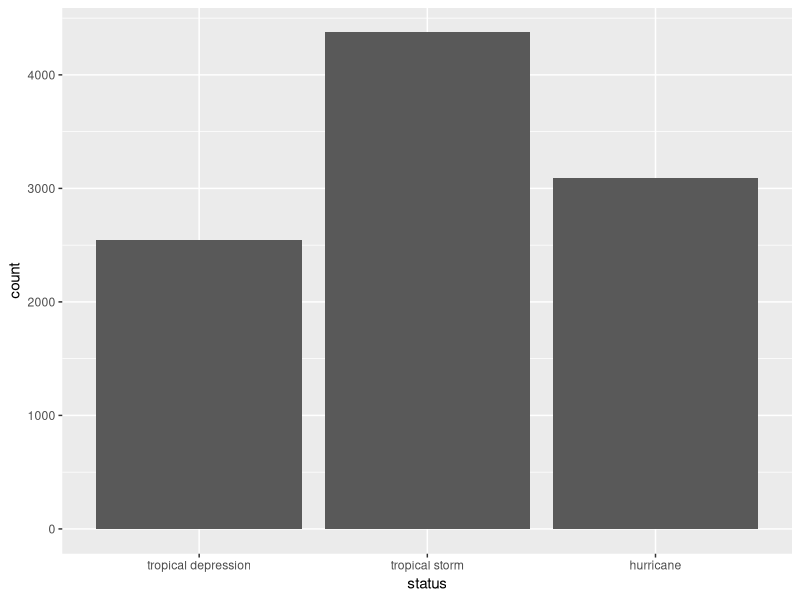
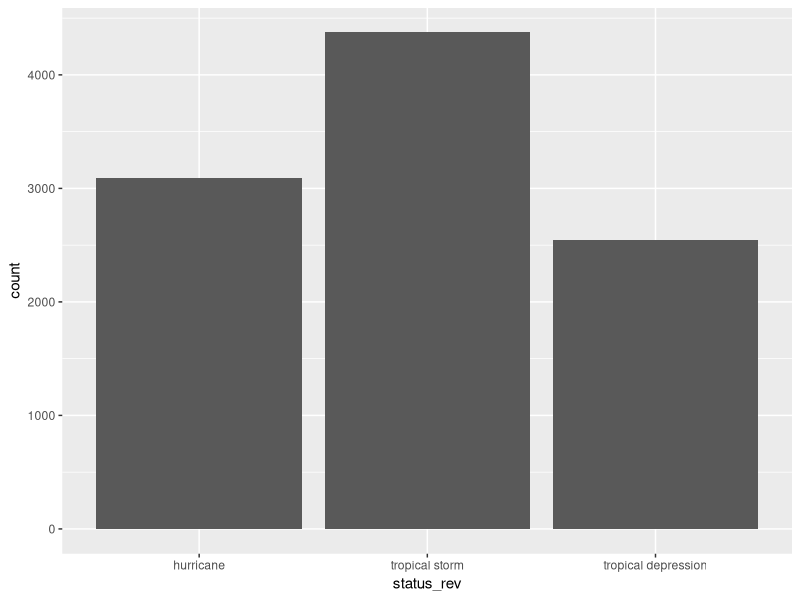
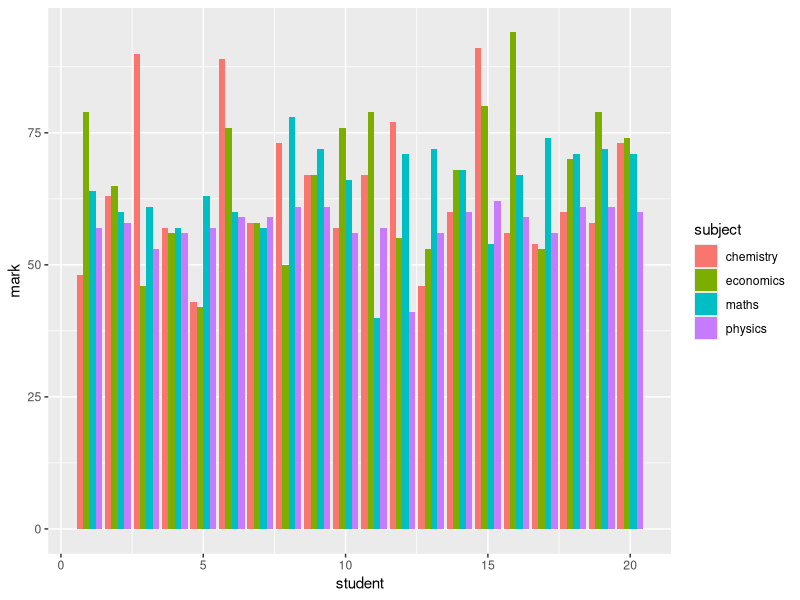

The R script that drew these images, in order:
## ---- chunk 1
knitr::opts_chunk$set(echo = TRUE, fig.width=10, fig.height=5)
library(tidyverse)
library(ggplot2)
## ---- chunk 2
csv_data <- read_csv("../../data/student_marks.csv")
head(csv_data)

tsv_data <- read_tsv("../../data/nairn_raw.tsv")
head(tsv_data)

## ---- chunk 3
write_csv(storms, file="../../data/storms.csv")
## ---- chunk 4
library(readxl)
library(forcats)
storms_xl <- read_xlsx("../../data/storms.xlsx")
storms_xl$status <- as_factor(storms_xl$status)
levels(storms_xl$status)

ggplot(storms_xl, aes(status)) +
  geom_bar()

storms_xl$status_rev <- fct_rev(storms_xl$status)
ggplot(storms_xl, aes(status_rev)) +
  geom_bar()
## ---- chunk 5
marks_wide <- read_csv("../../data/student_marks.csv")
marks_long <- pivot_longer(marks_wide, cols = maths:economics, names_to = "subject", values_to = "mark")
head(marks_long)
ggplot(marks_long, aes(x = student, y = mark, fill = subject)) + 
  geom_col(position = "dodge")
